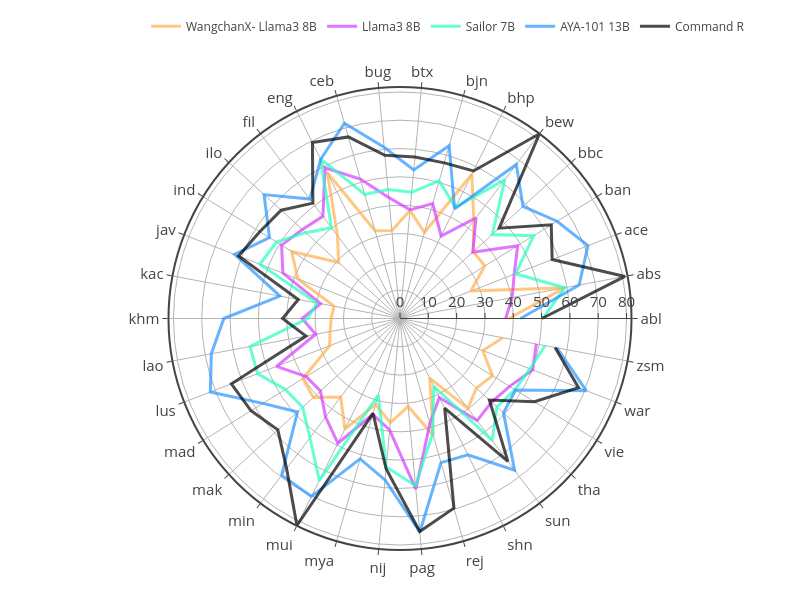

Source (notebook cell):
### Markdown cell above
Only the best model per group.

### Code cell
import plotly.express as px

fig = go.Figure()

pdf = df[(df['prompt_lang'] == 'eng')].groupby(['model', 'lang'])[['accuracy','macro_f1_score','weighted_f1_score']].mean().reset_index()
pdf['group'] = pdf['model'].apply(lambda x: model_to_group[x])

for i, group in enumerate(pdf["group"].unique()):
    filtered_pdf = pdf[(pdf['group'] == group)].groupby(['model'])[['accuracy','macro_f1_score','weighted_f1_score']].mean().reset_index()
    filtered_pdf = filtered_pdf.sort_values('weighted_f1_score', ascending=False)
    best_model_in_group = filtered_pdf['model'][0]

    best_model_in_group_pdf = pdf[(pdf['model'] == best_model_in_group)]
    
    fig.add_trace(go.Scatterpolar(
          r=best_model_in_group_pdf['weighted_f1_score'],
          theta=best_model_in_group_pdf["lang"].unique(),
          fill='none',
          line=dict(color=model_to_color[best_model_in_group] if group != 'Commercial' else '#000000', width=3),
          marker=dict(size=20, symbol=model_to_index[best_model_in_group]+100),
          name=model_to_display_name[best_model_in_group],
          opacity=0.7,
    ))

# fig.update_layout(
#     template='plotly_white',
# )

fig.update_layout(
    template='none',
    width=800,
    height=600,
    margin=dict(l=50, r=50, t=50, b=50),
    font_size = 15,
    showlegend = True,
    polar = dict(
      angularaxis = dict(
        linewidth = 2,
        showline=True,
        linecolor='light gray'
      ),
      radialaxis = dict(
        side = "counterclockwise",
        showline = True,
        linewidth = 1,
        gridcolor = "light gray",
        gridwidth = 1,
      ),
    ),
    legend=dict(
        orientation="h",
        yanchor="bottom",
        y=1.1,
        xanchor="right",
        x=1.0,
        font_size=12,
    )
)

fig.write_image('../figures/nlu/weighted_f1_score_per_lang_grouped.pdf')
fig.show()

### Figure 1 — Plotly figure (JSON) as saved in the notebook; plotly's stock layout.template omitted (floating-point values rounded to 4 significant figures)
{"data": [{"fill": "none", "line": {"color": "#ffaf4d", "width": 3}, "marker": {"size": 20, "symbol": 118}, "name": "WangchanX-\nLlama3 8B", "opacity": 0.7, "r": [38.44, 59.25, 26.8, 35.23, 35.03, 43.28, 56.88, 31.58, 38.32, 31.23, 32.26, 57.61, 36.64, 29.31, 44.98, 38.73, 23.72, 24.3, 25.14, 26.63, 40.37, 41.37, 34.76, 43.64, 31.55, 36.95, 31.18, 42.94, 23.55, 39.79, 36.51, 38.44, 31.34, 36.96], "theta": ["abl", "abs", "ace", "ban", "bbc", "bew", "bhp", "bjn", "btx", "bug", "ceb", "eng", "fil", "ilo", "ind", "jav", "kac", "khm", "lao", "lus", "mad", "mak", "min", "mui", "mya", "nij", "pag", "rej", "shn", "sun", "tha", "vie", "war", "zsm"], "type": "scatterpolar"}, {"fill": "none", "line": {"color": "#d43bff", "width": 3}, "marker": {"size": 20, "symbol": 103}, "name": "Llama3 8B", "opacity": 0.7, "r": [37.32, 40.29, 43.25, 48.87, 34.8, 44.54, 32.56, 42.21, 38.52, 42.92, 51.19, 59.46, 45.19, 46.68, 49.19, 44.35, 28.5, 34.59, 30.29, 46.78, 38.96, 38.02, 43.6, 49.22, 35.18, 39.55, 60.54, 38.5, 31.13, 45.19, 43.77, 45.53, 50.26, 48.97], "theta": ["abl", "abs", "ace", "ban", "bbc", "bew", "bhp", "bjn", "btx", "bug", "ceb", "eng", "fil", "ilo", "ind", "jav", "kac", "khm", "lao", "lus", "mad", "mak", "min", "mui", "mya", "nij", "pag", "rej", "shn", "sun", "tha", "vie", "war", "zsm"], "type": "scatterpolar"}, {"fill": "none", "line": {"color": "#26ffc2", "width": 3}, "marker": {"size": 20, "symbol": 113}, "name": "Sailor 7B", "opacity": 0.7, "r": [50.41, 59.19, 43.79, 55.53, 44.06, 61.46, 43.89, 50.5, 44.76, 45.73, 45.56, 63.04, 40.16, 44.99, 51.32, 53.05, 29.86, 32.65, 53.88, 53.92, 47.64, 46.53, 52.78, 63.92, 28.1, 52.66, 59.33, 42.18, 26.72, 53.99, 46.32, 47.74, 49.2, 52.09], "theta": ["abl", "abs", "ace", "ban", "bbc", "bew", "bhp", "bjn", "btx", "bug", "ceb", "eng", "fil", "ilo", "ind", "jav", "kac", "khm", "lao", "lus", "mad", "mak", "min", "mui", "mya", "nij", "pag", "rej", "shn", "sun", "tha", "vie", "war", "zsm"], "type": "scatterpolar"}, {"fill": "none", "line": {"color": "#2693ff", "width": 3}, "marker": {"size": 20, "symbol": 110}, "name": "AYA-101 13B", "opacity": 0.7, "r": [42.55, 64.34, 71.19, 65.23, 58.78, 68.16, 43.25, 63.45, 52.68, 60.74, 71.7, 62.81, 52.85, 64.97, 54.21, 62.63, 43.13, 62.2, 67.8, 71.83, 56.95, 48.97, 69.34, 70.2, 51.54, 57.25, 75.71, 52.92, 53.79, 67.16, 49.45, 48.02, 70.53, 56.35], "theta": ["abl", "abs", "ace", "ban", "bbc", "bew", "bhp", "bjn", "btx", "bug", "ceb", "eng", "fil", "ilo", "ind", "jav", "kac", "khm", "lao", "lus", "mad", "mak", "min", "mui", "mya", "nij", "pag", "rej", "shn", "sun", "tha", "vie", "war", "zsm"], "type": "scatterpolar"}, {"fill": "none", "line": {"color": "#000000", "width": 3}, "marker": {"size": 20, "symbol": 101}, "name": "Command R", "opacity": 0.7, "r": [50.11, 80.83, 57.62, 62.83, 47.37, 81.75, 58.19, 57.15, 57.29, 57.9, 66.67, 69.38, 51.05, 56.78, 58.26, 61.16, 36.55, 41.47, 33.76, 63.86, 61.89, 58.38, 66.44, 81.66, 34.81, 53.31, 75.56, 69.62, 35.39, 63.22, 42.74, 55.86, 67.62, 55.71], "theta": ["abl", "abs", "ace", "ban", "bbc", "bew", "bhp", "bjn", "btx", "bug", "ceb", "eng", "fil", "ilo", "ind", "jav", "kac", "khm", "lao", "lus", "mad", "mak", "min", "mui", "mya", "nij", "pag", "rej", "shn", "sun", "tha", "vie", "war", "zsm"], "type": "scatterpolar"}], "layout": {"font": {"size": 15}, "height": 600, "legend": {"font": {"size": 12}, "orientation": "h", "x": 1, "xanchor": "right", "y": 1.1, "yanchor": "bottom"}, "margin": {"b": 50, "l": 50, "r": 50, "t": 50}, "polar": {"angularaxis": {"linecolor": "light gray", "linewidth": 2, "showline": true}, "radialaxis": {"gridcolor": "light gray", "gridwidth": 1, "linewidth": 1, "showline": true, "side": "counterclockwise"}}, "showlegend": true, "width": 800}}
